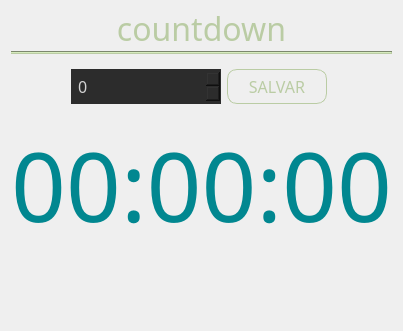
         <widget class="QWidget" name="page_3">
          <layout class="QVBoxLayout" name="verticalLayout_5">
           <item>
            <widget class="QLabel" name="label_14">
             <property name="maximumSize">
              <size>
               <width>16777215</width>
               <height>34</height>
              </size>
             </property>
             <property name="font">
              <font>
               <family>Abraham</family>
               <pointsize>24</pointsize>
              </font>
             </property>
             <property name="styleSheet">
              <string notr="true">color: rgb(186, 204, 164);</string>
             </property>
             <property name="text">
              <string>countdown</string>
             </property>
             <property name="alignment">
              <set>Qt::AlignCenter</set>
             </property>
            </widget>
           </item>
           <item>
            <widget class="Line" name="line_6">
             <property name="styleSheet">
              <string notr="true">background-color: rgb(186, 204, 164);
</string>
             </property>
             <property name="orientation">
              <enum>Qt::Horizontal</enum>
             </property>
            </widget>
           </item>
           <item>
            <widget class="QWidget" name="widget_13" native="true">
             <layout class="QHBoxLayout" name="horizontalLayout_11">
              <item>
               <spacer name="horizontalSpacer_4">
                <property name="orientation">
                 <enum>Qt::Horizontal</enum>
                </property>
                <property name="sizeHint" stdset="0">
                 <size>
                  <width>40</width>
                  <height>20</height>
                 </size>
                </property>
               </spacer>
              </item>
              <item>
               <widget class="QSpinBox" name="spinBox_ct">
                <property name="minimumSize">
                 <size>
                  <width>150</width>
                  <height>25</height>
                 </size>
                </property>
                <property name="font">
                 <font>
                  <family>Arial Rounded MT Bold</family>
                  <pointsize>12</pointsize>
                 </font>
                </property>
                <property name="styleSheet">
                 <string notr="true">QSpinBox {
    color: lightgray;
    background: #2c2c2c;
    border: none;
    padding: 5px;
}
 </string>
                </property>
                <property name="maximum">
                 <number>5940</number>
                </property>
               </widget>
              </item>
              <item>
               <widget class="QPushButton" name="btn_ct_save">
                <property name="minimumSize">
                 <size>
                  <width>100</width>
                  <height>0</height>
                 </size>
                </property>
                <property name="font">
                 <font>
                  <family>Abraham</family>
                  <pointsize>12</pointsize>
                 </font>
                </property>
                <property name="cursor">
                 <cursorShape>PointingHandCursor</cursorShape>
                </property>
                <property name="styleSheet">
                 <string notr="true">QPushButton {
padding: 5px;
width: 40px;
border-radius: 10px;
border:1px solid #bacca4;
color: #bacca4;
}
QPushButton:hover {
background-color: #bacca4;
border-radius: 10px;
	color: rgb(43, 39, 38);
}
QPushButton:pressed {
background-color: #484848;
border-radius: 10px;
}</string>
                </property>
                <property name="text">
                 <string>SALVAR</string>
                </property>
               </widget>
              </item>
              <item>
               <spacer name="horizontalSpacer_5">
                <property name="orientation">
                 <enum>Qt::Horizontal</enum>
                </property>
                <property name="sizeHint" stdset="0">
                 <size>
                  <width>40</width>
                  <height>20</height>
                 </size>
                </property>
               </spacer>
              </item>
              <item>
               <widget class="Line" name="line_7">
                <property name="orientation">
                 <enum>Qt::Horizontal</enum>
                </property>
               </widget>
              </item>
             </layout>
            </widget>
           </item>
           <item>
            <widget class="QLabel" name="lb_ct_contador">
             <property name="font">
              <font>
               <family>Abraham</family>
               <pointsize>72</pointsize>
              </font>
             </property>
             <property name="styleSheet">
              <string notr="true">color: rgb(1, 135, 144);
padding-bottom: 5px;</string>
             </property>
             <property name="text">
              <string>00:00:00</string>
             </property>
             <property name="alignment">
              <set>Qt::AlignCenter</set>
             </property>
            </widget>
           </item>
           <item>
            <widget class="QWidget" name="widget_7" native="true">
             <layout class="QHBoxLayout" name="horizontalLayout_6">
              <item>
               <widget class="QPushButton" name="btn_ct_reset">
                <property name="minimumSize">
                 <size>
                  <width>0</width>
                  <height>40</height>
                 </size>
                </property>
                <property name="cursor">
                 <cursorShape>PointingHandCursor</cursorShape>
                </property>
                <property name="styleSheet">
                 <string notr="true">QPushButton {
padding: 5px;
margin: 0px;
border: none;
}
QPushButton:hover {
background-color: #3b3b3b;
border-radius: 10px;
}
QPushButton:pressed {
background-color: #484848;
border-radius: 10px;
}</string>
                </property>
                <property name="text">
                 <string/>
                </property>
                <property name="icon">
                 <iconset resource="resource.qrc">
                  <normaloff>:/root/img/restart.ico</normaloff>:/root/img/restart.ico</iconset>
                </property>
                <property name="iconSize">
                 <size>
                  <width>30</width>
                  <height>30</height>
                 </size>
                </property>
               </widget>
              </item>
              <item>
               <widget class="QPushButton" name="btn_ct_start">
                <property name="minimumSize">
                 <size>
                  <width>0</width>
                  <height>40</height>
                 </size>
                </property>
                <property name="cursor">
                 <cursorShape>PointingHandCursor</cursorShape>
                </property>
                <property name="styleSheet">
                 <string notr="true">QPushButton {
padding: 5px;
margin: 0px;
border: none;
}
QPushButton:hover {
background-color: #3b3b3b;
border-radius: 10px;
}
QPushButton:pressed {
background-color: #484848;
border-radius: 10px;
}</string>
                </property>
                <property name="text">
                 <string/>
                </property>
                <property name="icon">
                 <iconset resource="resource.qrc">
                  <normaloff>:/root/img/play-button-arrowhead.ico</normaloff>:/root/img/play-button-arrowhead.ico</iconset>
                </property>
                <property name="iconSize">
                 <size>
                  <width>30</width>
                  <height>30</height>
                 </size>
                </property>
               </widget>
              </item>
              <item>
               <widget class="QPushButton" name="btn_ct_stop">
                <property name="cursor">
                 <cursorShape>PointingHandCursor</cursorShape>
                </property>
                <property name="styleSheet">
                 <string notr="true">QPushButton {
padding: 5px;
margin: 0px;
border: none;
}
QPushButton:hover {
background-color: #3b3b3b;
border-radius: 10px;
}
QPushButton:pressed {
background-color: #484848;
border-radius: 10px;
}</string>
                </property>
                <property name="text">
                 <string/>
                </property>
                <property name="icon">
                 <iconset resource="resource.qrc">
                  <normaloff>:/root/img/pause.ico</normaloff>:/root/img/pause.ico</iconset>
                </property>
                <property name="iconSize">
                 <size>
                  <width>35</width>
                  <height>35</height>
                 </size>
                </property>
               </widget>
              </item>
             </layout>
            </widget>
           </item>
          </layout>
         </widget>
